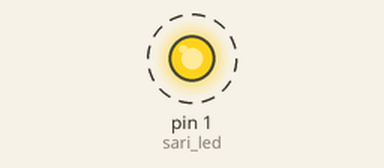
Bench run of a sketch on a simulated Arduino Uno, built with avr-gcc and run on an emulated ATmega328P. Shown: output pins drawn as LEDs (lit = HIGH). Dashed ring = blinking.

Above: at 0.05 s.
Timing chart, 0 to 3.0 s (numbered marks = the images above):
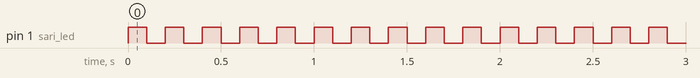

Measured:
- by itself, pin 1 (sari_led): alternates HIGH for 0.10 s and LOW for 0.10 s

The sketch:

Led_yak.ino
```cpp
/*#define yesil_led 8

void setup() {
 pinMode(yesil_led,OUTPUT);

}

void loop() {
  digitalWrite(yesil_led,HIGH);
  delay(500);
  digitalWrite(yesil_led,LOW);
  delay(500);

}*/

# define sari_led 1

void setup() {
  pinMode(sari_led,OUTPUT);
}
void loop(){
  digitalWrite(sari_led,HIGH);
  delay(100);
  digitalWrite(sari_led,LOW);
  delay(100);
}
```
